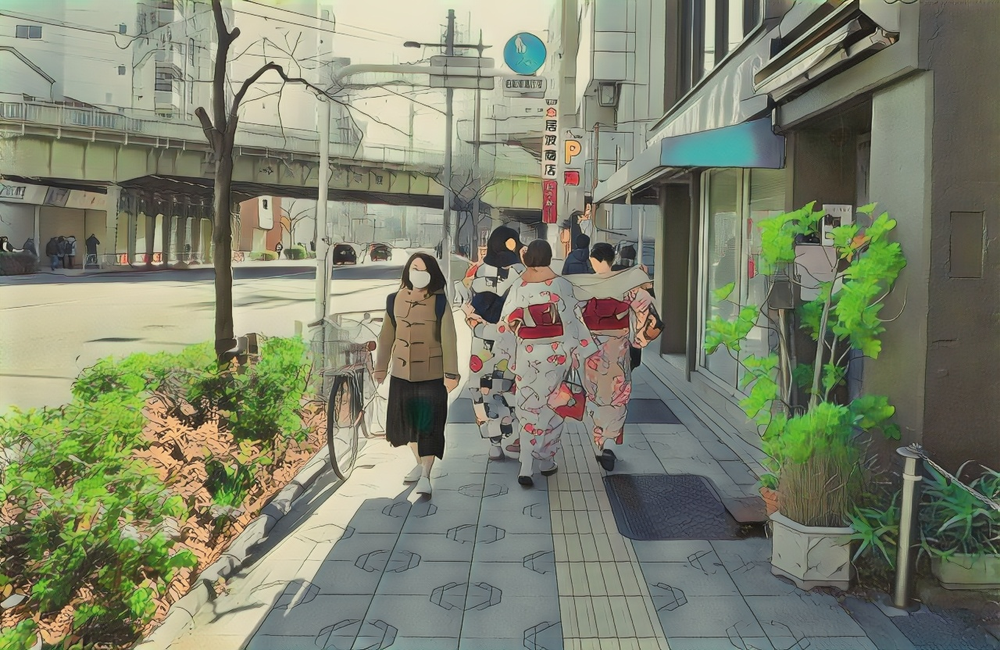
#> input picture AnimeGAN+/Brightness_tool/A.png, 1000 x 650 px, shrunk from 1280 x 832 before the run
$ python adjust_brightness.py
#> lines starting #> are read from the running program, lines starting #| are printed output that depends on the picture
import numpy as np
import cv2

def read_img(image_path):
#> called with image_path = 'A.png'
    img = cv2.imread(image_path)
#> img is the input picture: shape (650, 1000, 3); mean B, G, R 109.3, 130.7, 126.4
    img = cv2.cvtColor(img, cv2.COLOR_BGR2RGB)
#> call 2 of read_img, with image_path = 'B.png'
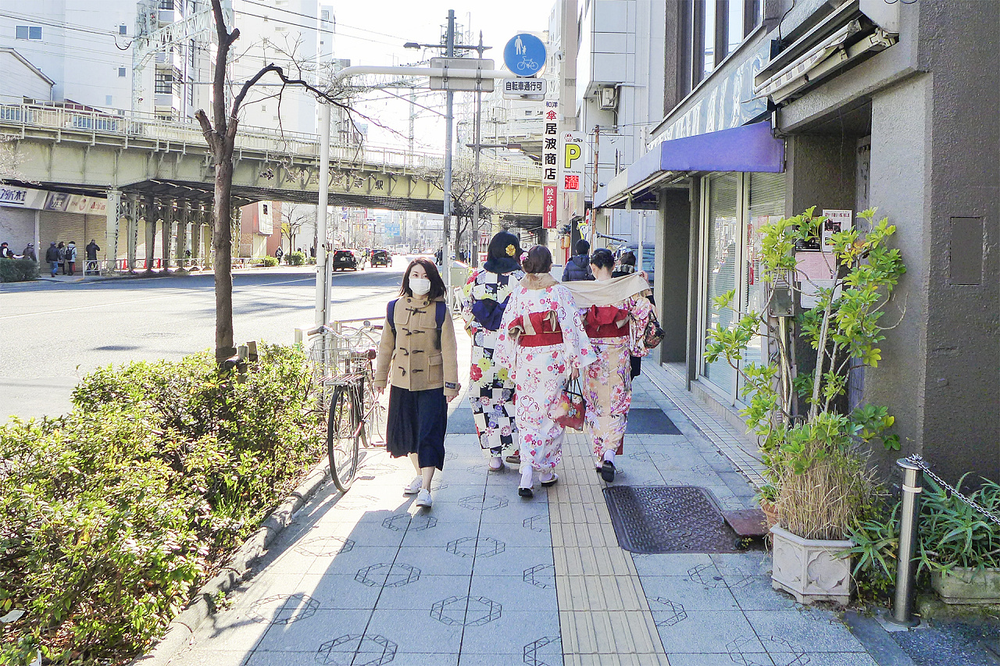
#> input picture AnimeGAN+/Brightness_tool/B.png, 1000 x 666 px, shrunk from 1280 x 853 before the run
#> in read_img, img is the input picture: shape (666, 1000, 3); mean B, G, R 150.9, 154.3, 151.9
    assert len(img.shape)==3
    return img


# Calculates the average brightness in the specified irregular image
def calculate_average_brightness(img):
    # Average value of three color channels
    B = img[..., 0].mean()
#> B = 151.9
    G = img[..., 1].mean()
#> G = 154.3
    R = img[..., 2].mean()
#> R = 150.9

    brightness = 0.299 * R + 0.587 * G + 0.114 * B
#> brightness = 153
    return brightness, B, G, R

# Adjusting the average brightness of the target image to the average brightness of the source image
def adjust_brightness_from_src_to_dst(dst, src,path=None,if_show=None, if_info=None):
    brightness1, B1, G1, R1 = calculate_average_brightness(src)
#> brightness1 = 153; B1 = 151.9; G1 = 154.3; R1 = 150.9
    brightness2, B2, G2, R2 = calculate_average_brightness(dst)
#> brightness2 = 123.8; B2 = 126.4; G2 = 130.7; R2 = 109.3
    brightness_difference = brightness1 / brightness2
#> brightness_difference = 1.24

    if if_info:
        print('Average brightness of original image', brightness1)
        print('Average brightness of target', brightness2)
        print('Brightness Difference between Original Image and Target', brightness_difference)

    # According to the average display brightness
    dstf = dst * brightness_difference

    # According to the average value of the three-color channel
    # dstf = dst.copy().astype(np.float32)
    # dstf[..., 0] = dst[..., 0] * (B1 / B2)
    # dstf[..., 1] = dst[..., 1] * (G1 / G2)
    # dstf[..., 2] = dst[..., 2] * (R1 / R2)

    # To limit the results and prevent crossing the border,
    # it must be converted to uint8, otherwise the default result is float32, and errors will occur.
    dstf = np.clip(dstf, 0, 255)
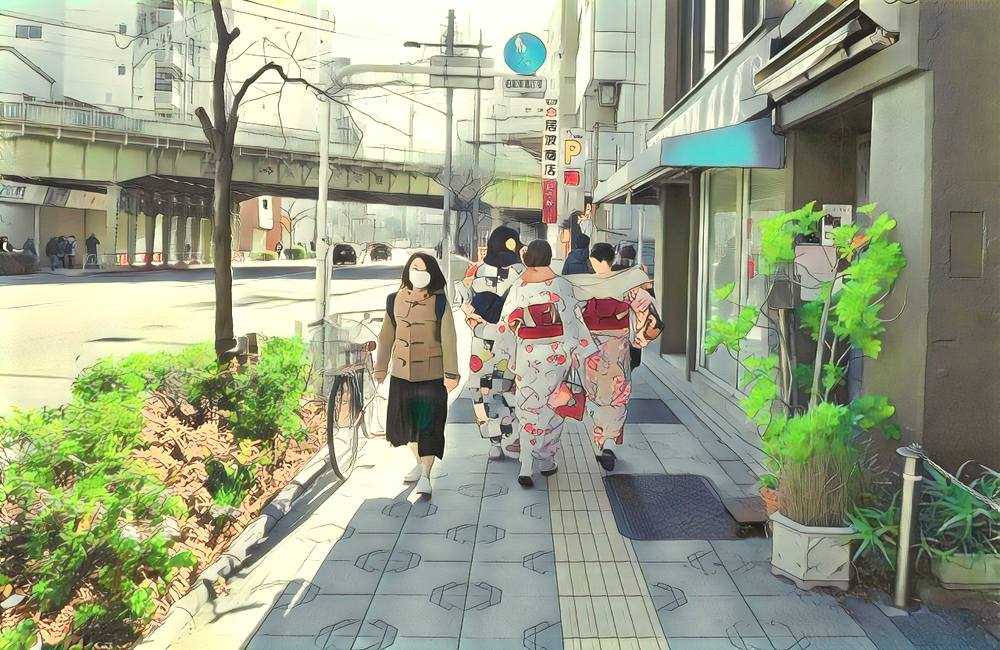
#> dstf: shape (650, 1000, 3) float64; mean R, G, B 154.6, 160.5, 135.1
    dstf = np.uint8(dstf)

    ma,na,_ = src.shape
#> ma = 666; na = 1000
    mb,nb,_ = dst.shape
#> mb = 650; nb = 1000
    result_show_img = np.zeros((max(ma, mb), 3 * max(na, nb), 3))
    result_show_img[:mb, :nb, :] = dst
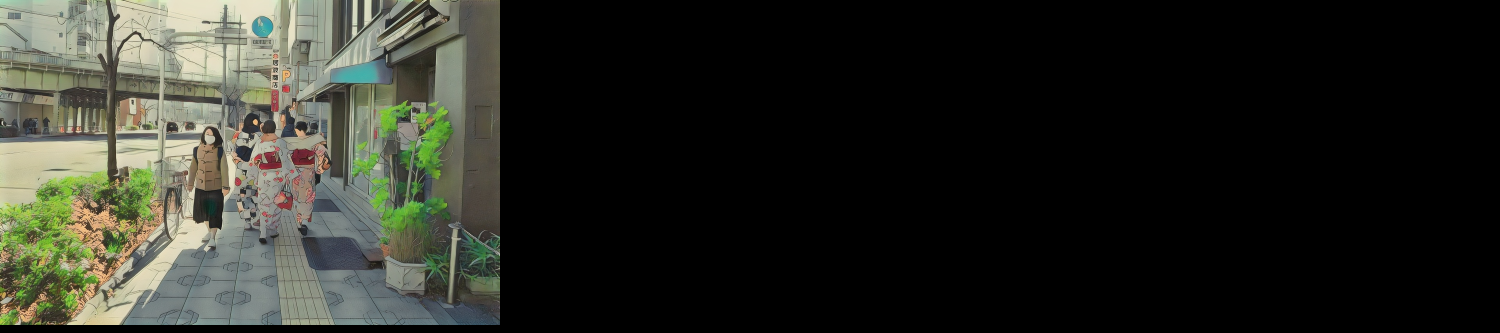
#> result_show_img: shape (666, 3000, 3) float64 (shown at 1/2 size); mean R, G, B 41.1, 42.5, 35.6
    result_show_img[:ma, nb:nb + na, :] = src
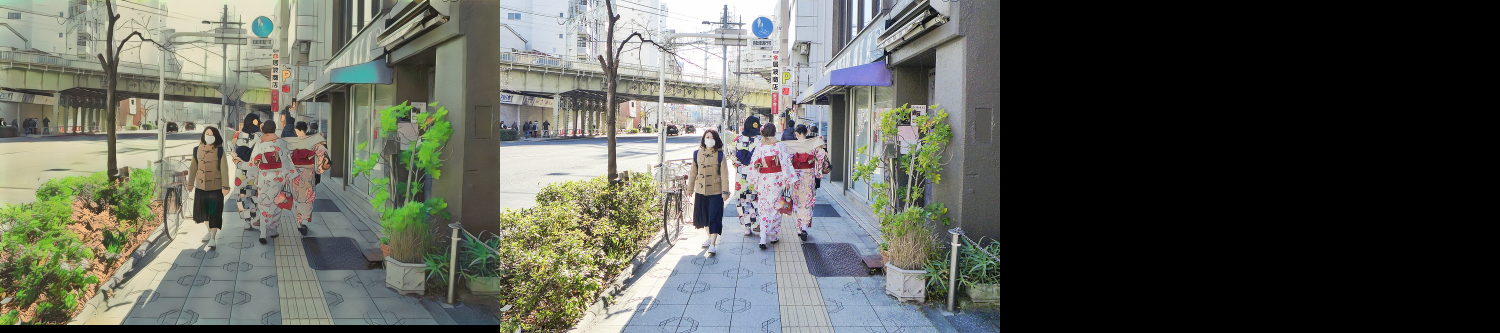
#> result_show_img: shape (666, 3000, 3) float64 (shown at 1/2 size); mean R, G, B 91.8, 93.9, 85.9
    result_show_img[:mb, nb + na:nb + na + nb, :] = dstf
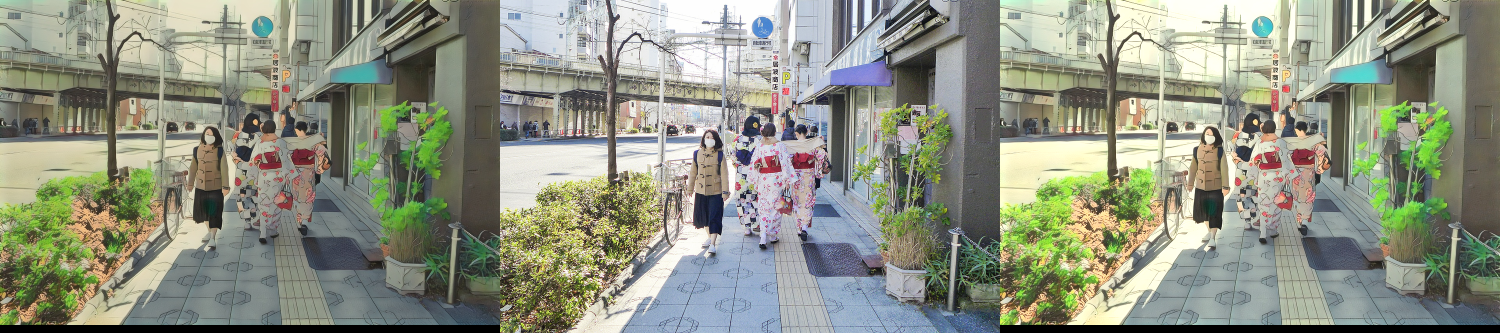
#> result_show_img: shape (666, 3000, 3) float64 (shown at 1/2 size); mean R, G, B 141.9, 146, 129.7
    result_show_img = result_show_img.astype(np.uint8)

    if if_show:
        cv2.imshow('-', cv2.cvtColor(result_show_img, cv2.COLOR_BGR2RGB))
        cv2.waitKey(0)
        cv2.destroyAllWindows()

    if path != None:
        cv2.imwrite(path, cv2.cvtColor(result_show_img, cv2.COLOR_BGR2RGB))

    return dstf

if __name__ == '__main__':

  A = read_img('A.png')
  B = read_img('B.png')

  # adjusted = adjust_brightness_from_src_to_dst(A, B, path='resA.png')
  adjusted = adjust_brightness_from_src_to_dst(A, B)
